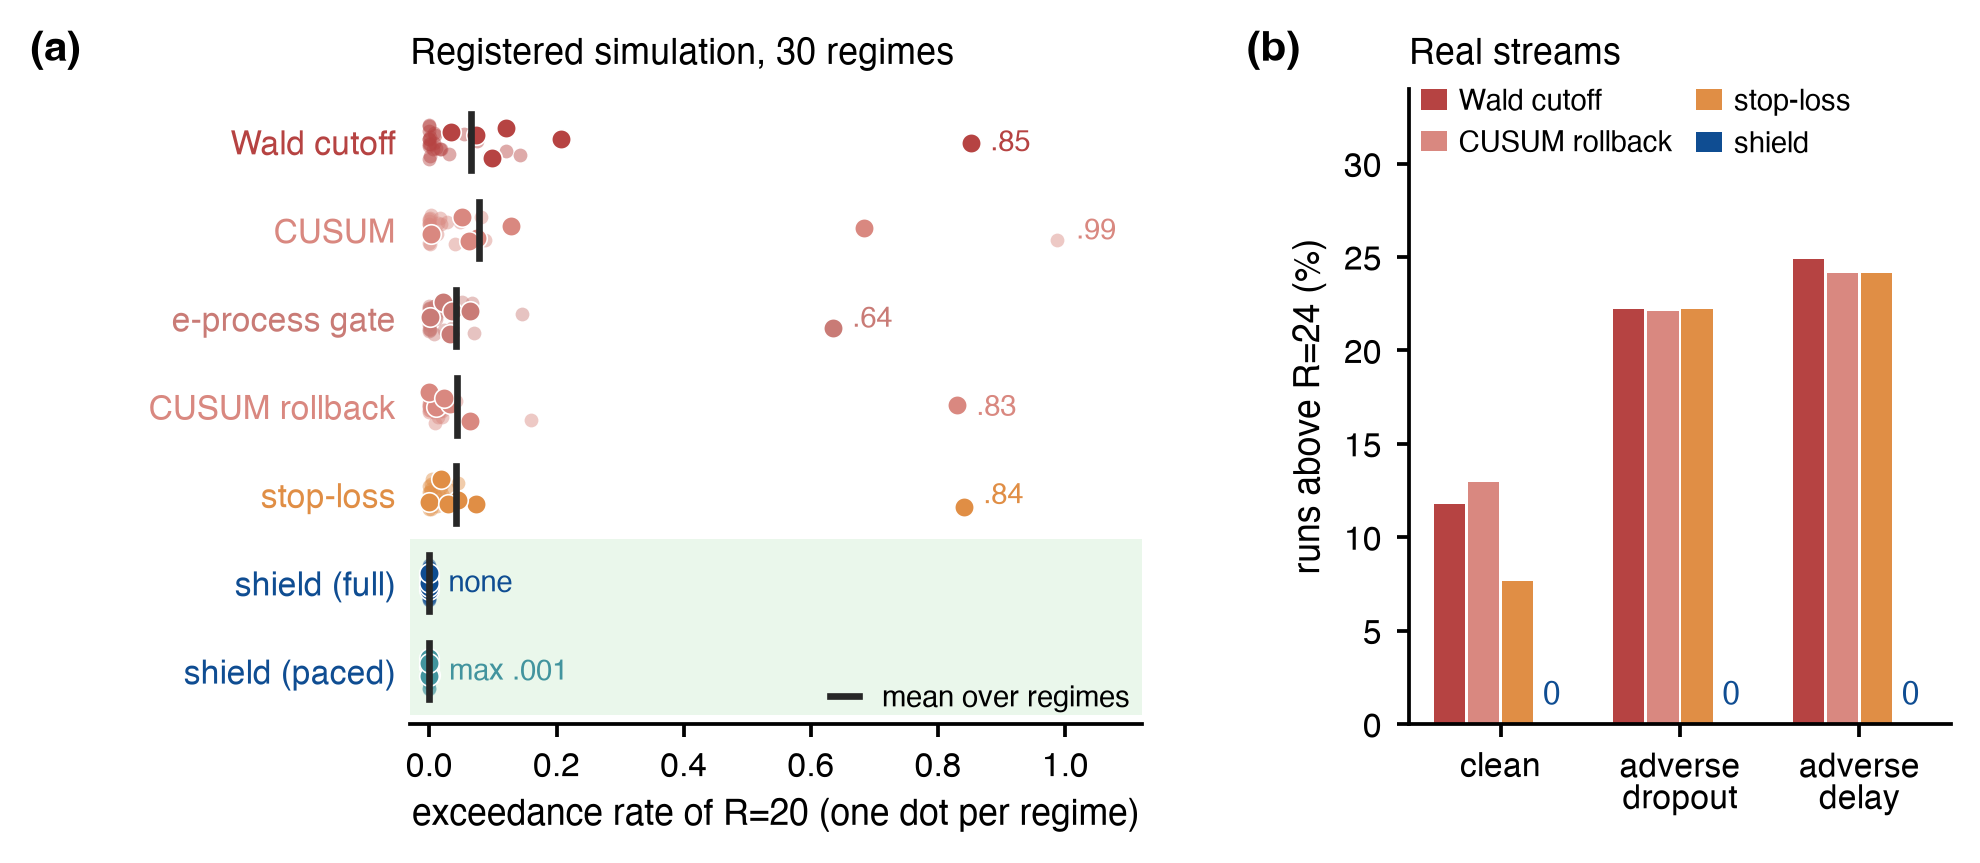

Write the Python code that produced this figure.
"""Figure (main text): where the budget is exceeded. (a) one dot per registered regime: exceedance rate of R=20, by arm;
(b) real streams: share of runs above R=24. The full heatmap and all-arm counts are in fig_violations_full.py (appendix)."""
import sys
from pathlib import Path

import numpy as np

sys.path.insert(0, str(Path(__file__).resolve().parent))
import matplotlib.pyplot as plt
from style import PALETTE as P, WIDTH, apply_style, panel_label, save
from viol_data import M, cols, order, stress, cnt, tot, rarms

NAMES = {"wald_cut": "Wald cutoff", "cusum": "CUSUM", "gate_wald": "e-process gate", "cusum_rb_h8": "CUSUM rollback",
         "stoploss_R20": "stop-loss", "f3_pi1_R20": "shield (full)", "f3v2d_R20": "shield (paced)"}
COLOR = {"wald_cut": P["red_strong"], "cusum": "#D98880", "gate_wald": "#C97B76", "cusum_rb_h8": "#D98880",
         "stoploss_R20": "#E08E45", "f3_pi1_R20": P["blue_main"], "f3v2d_R20": P["teal"]}
keys = [c[0] for c in cols]
is_stress = np.array([g in stress for g in order])
rng = np.random.default_rng(3)

apply_style(8.5)
fig = plt.figure(figsize=(WIDTH, 2.9))
gs = fig.add_gridspec(1, 2, width_ratios=[1.35, 1], wspace=0.42, left=0.2, right=0.99, top=0.9, bottom=0.17)
ax, bx = fig.add_subplot(gs[0]), fig.add_subplot(gs[1])

# (a) strip plot
ny = len(keys)
ax.axhspan(-0.5, 1.5, color=P["green_1"], alpha=0.6, lw=0)
for r, k in enumerate(keys):
    y = ny - 1 - r
    v = M[:, r]
    jit = rng.uniform(-0.2, 0.2, len(v))
    ax.scatter(v[~is_stress], y + jit[~is_stress], s=11, color=COLOR[k], alpha=0.45, linewidths=0, zorder=3)
    ax.scatter(v[is_stress], y + jit[is_stress], s=22, color=COLOR[k], edgecolor="white", linewidths=0.4, zorder=4)
    ax.plot([v.mean()] * 2, [y - 0.32, y + 0.32], color=P["dark"], lw=1.6, zorder=5)
    j = int(np.argmax(v))
    if v[j] >= 0.1 or k.startswith("f3"):
        ax.text(v[j] + 0.03, y, f"{v[j]:.2f}".lstrip("0") if v[j] > 0.0095 else ("max .001" if v[j] > 0 else "none"), va="center", fontsize=7, color=COLOR[k])
ax.set_yticks(range(ny)); ax.set_yticklabels([NAMES[k] for k in keys][::-1])
for t, k in zip(ax.get_yticklabels(), keys[::-1]):
    t.set_color(COLOR[k] if not k.startswith("f3") else P["blue_main"])
ax.set_ylim(-0.6, ny - 0.4); ax.set_xlim(-0.03, 1.12)
ax.set_xlabel("exceedance rate of $R$=20 (one dot per regime)")
ax.tick_params(axis="y", length=0)
ax.spines["left"].set_visible(False)
ax.plot([], [], color=P["dark"], lw=1.6, label="mean over regimes")
ax.legend(loc="lower right", fontsize=7, bbox_to_anchor=(1.0, 0.0), handlelength=1.0, borderaxespad=0)
panel_label(ax, "(a)", -0.52, 1.03)
ax.set_title("Registered simulation, 30 regimes", loc="left", fontsize=8.5, pad=6)

# (b) real streams, share of runs
conds = ["clean", "adverse\ndropout", "adverse\ndelay"]
show = ["wald_cut", "cusum_rb_h8", "stoploss_h14", "f3_pi1_h14"]
lab = {a: (l, c, m) for a, l, c, m in rarms}
x = np.arange(3); w = 0.19
for i, a in enumerate(show):
    pct = 100 * np.array(cnt[a]) / np.array(tot)
    xs = x + (i - 1.5) * w
    bx.bar(xs, pct, width=w * 0.92, color=lab[a][1], label=lab[a][0].replace("shield (full)", "shield"))
    if a.startswith("f3"):
        for xi, v in zip(xs, pct):
            bx.text(xi, v + 0.8, "0", ha="center", va="bottom", fontsize=7.5, color=lab[a][1])
bx.set_xticks(x); bx.set_xticklabels(conds)
bx.set_ylabel("runs above $R$=24 (%)"); bx.set_ylim(0, 34)
bx.legend(loc="upper left", ncol=2, fontsize=7, columnspacing=0.8, handlelength=0.9, handletextpad=0.4, borderaxespad=0, bbox_to_anchor=(0.0, 1.02))
panel_label(bx, "(b)", -0.3, 1.03)
bx.set_title("Real streams", loc="left", fontsize=8.5, pad=6)
save(fig, "violations")
print({a: [round(100 * c / n, 1) for c, n in zip(cnt[a], tot)] for a in show}, tot)
